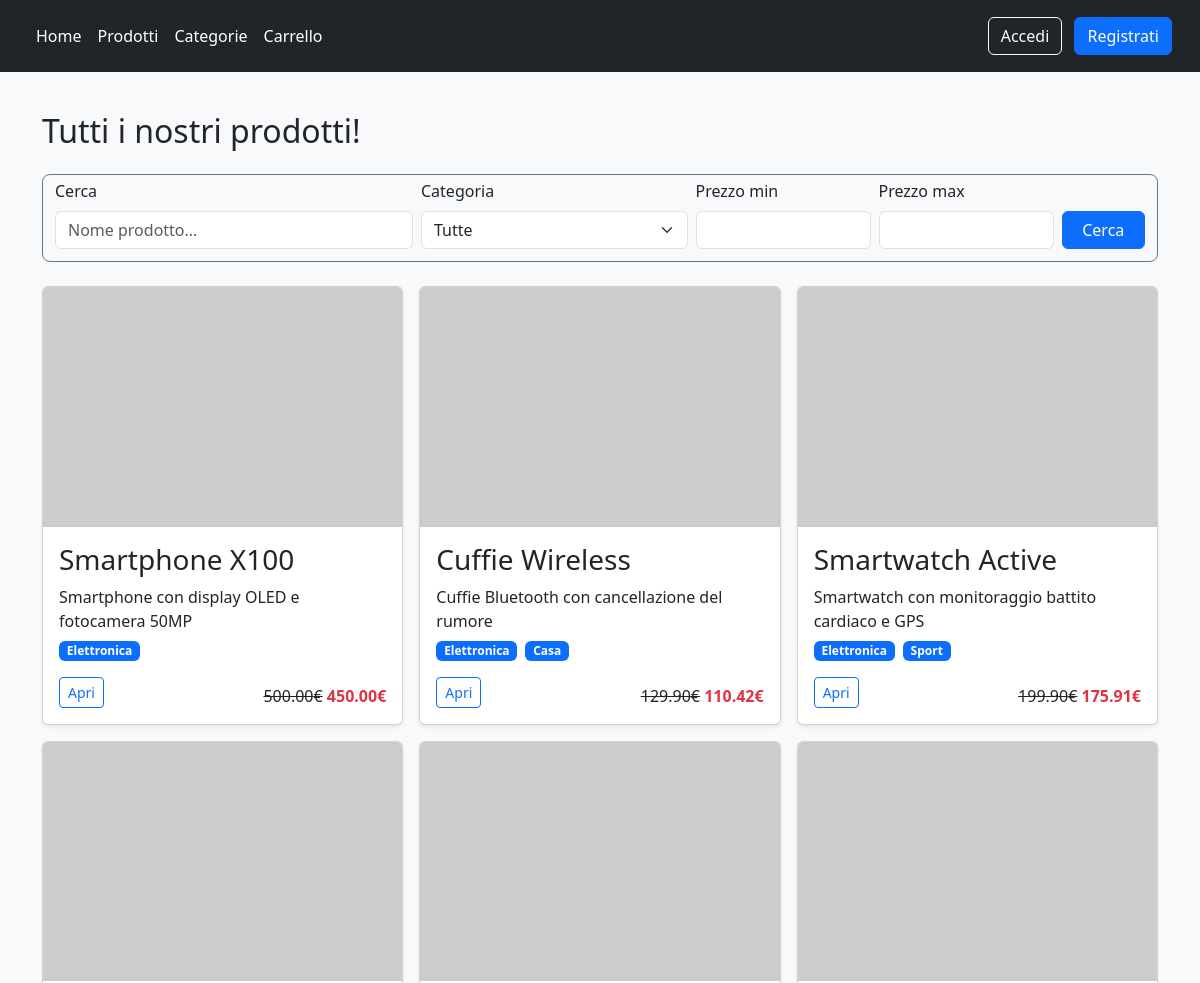
Before: /products/ (upper part) with the older database file.
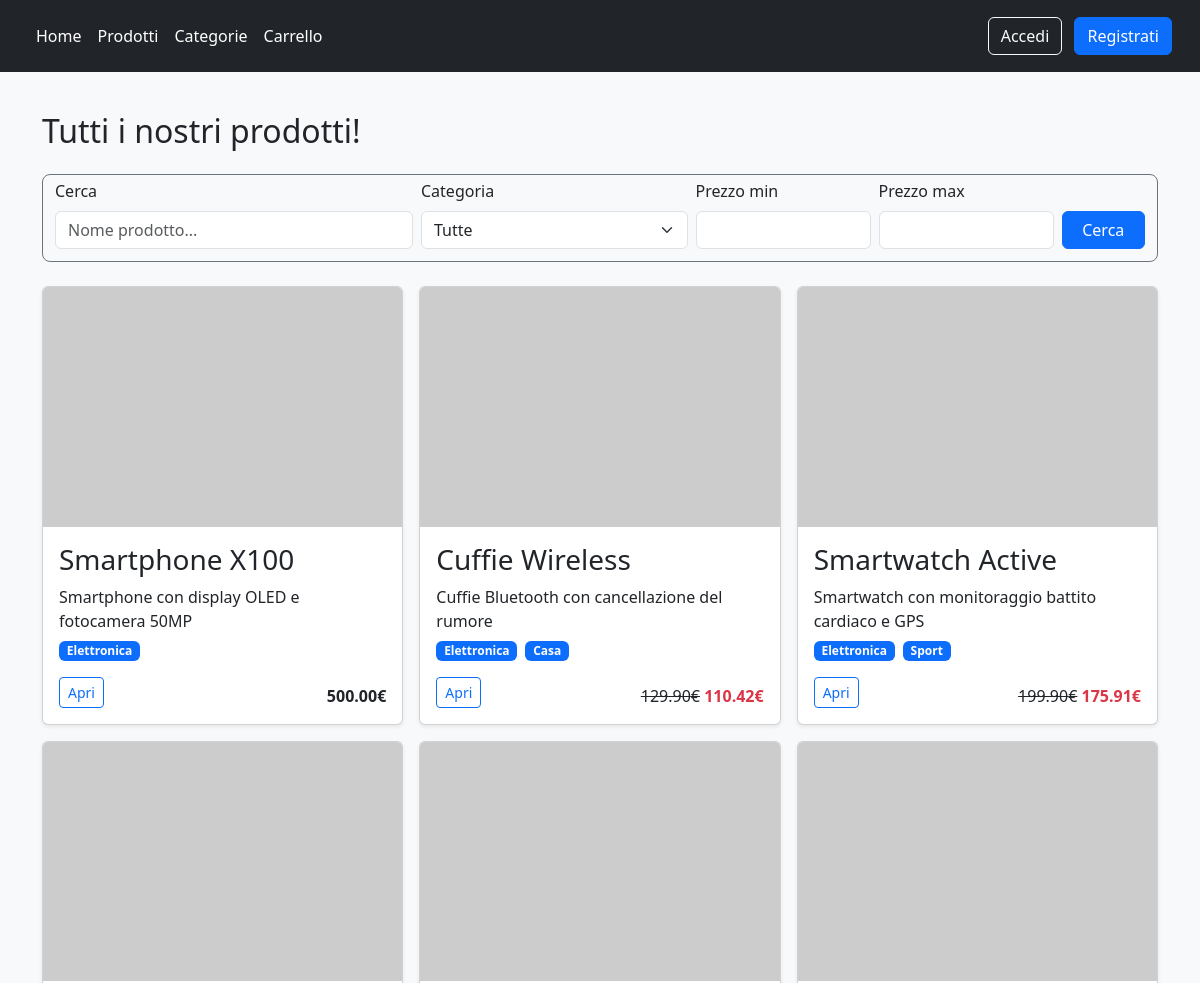
After: the same page with the newer database file.
### products/models.py (models this page shows, shortened)
class Product(models.Model):
    name = models.CharField(max_length=50, blank=False, null=False)
    description = models.CharField(max_length=255, blank = True)
    price = models.DecimalField(max_digits=10, decimal_places=2, validators=[MinValueValidator(0)])
    stock = models.IntegerField(validators=[MinValueValidator(0)])
    discount = models.DecimalField(max_digits=5, decimal_places=2, default=0, validators=[MaxValueValidator(100), MinValueValidator(0)])
    categories = models.ManyToManyField(Tag)
    slug = models.SlugField(blank=True, unique=True)
    def final_price(self):
        return self.price * (1 - self.discount/100)

### products/views.py (the view)
# urls.py: path("", ProductListView.as_view(), name="product_list"),
class ProductListView(ListView):
    model = Product
    template_name = "product.html"
    context_object_name = "products"
    def get_context_data(self, **kwargs):
        context = super().get_context_data(**kwargs)
        context["categories"] = Tag.objects.all()
        return context
    def get_queryset(self):
        products = Product.objects.all()
        name = self.request.GET.get("name")
        if name:
            products = products.filter( Q(name__icontains=name) | Q(description__icontains=name))
        category = self.request.GET.get("category")
        if category:
            products = products.filter(categories__id=category)
        min_price = self.request.GET.get("min_price")
        if min_price:
            products = products.filter(price__gte=min_price)
        max_price = self.request.GET.get("max_price")
        if max_price:
            products = products.filter(price__lte=max_price)
        return products.distinct()

### templates/product.html (shortened to what this page needs)
{% extends 'base.html' %}
{% block content %}
<div class="album py-3">
    <div class="container">
        <h2 class="mb-4">Tutti i nostri prodotti!</h2>
        <form method="get" class="mb-4 p-1 rounded-3 border border-secondary">
            <div class="row g-2 align-items-end p-2 pt-0">
                <div class="col-md-4">
                    <label class="form-label">Cerca</label>
                    <input type="text" name="name" class="form-control" placeholder="Nome prodotto..." value="{{ request.GET.q }}">
                </div>
                <div class="col-md-3">
                    <label class="form-label">Categoria</label>
                    <select name="category" class="form-select">
                        <option value="">Tutte</option>
                    </select>
                </div>
                <div class="col-md-2">
                    <label class="form-label">Prezzo min</label>
                    <input type="number" step="0.01"name="min_price" class="form-control" value="{{ request.GET.min_price }}" >
                </div>
                <div class="col-md-2">
                    <label class="form-label">Prezzo max</label>
                    <input type="number" step="0.01"name="max_price" class="form-control" value="{{ request.GET.max_price }}" >
                </div>
                <div class="col-md-1 d-grid">
                    <button class="btn btn-primary">
                        Cerca
                    </button>
                </div>
            </div>
        </form>
        <div class="row g-3">
            {% for product in products %}
            <div class = "col-md-6 col-lg-4">
                {% include "includes/product_card.html" with show_actions=True %}
            </div>
            {% empty %}
            <div class="alert alert-info text-center shadow-sm">
                Nessun Risultato!
            </div>
            {% endfor %}
        </div>
    </div>
</div>
{% endblock content %}

### templates/includes/product_card.html (shortened to what this page needs)
<div class="card shadow-sm h-100">
    <img src="https://placehold.co/600x400?text=." class="card-img-top">
    <div class="card-body d-flex flex-column">
        <h3>{{ product.name }}</h3>
        <p class="mb-0">{{ product.description }}</p>
        <div class="mt-auto">
            <div class="d-flex mb-3 mt-2 gap-2 flex-wrap">
                {% for category in product.categories.all %}
                    <a href="{% url "tag_detail" category.slug %}" class="badge text-bg-primary text-decoration-none">
                        {{ category.name }}
                    </a>
                {% endfor %}
            </div>
            <div class="d-flex justify-content-between align-items-center flex-wrap">
                <div class="btn-group">
                    <a href="{% url "product_detail" product.pk product.slug  %}" class="btn btn-sm btn-outline-primary">Apri</a>
                </div>
                {% if product.discount and  product.stock %}
                <p class="mb-0 mt-auto">
                    <s>{{ product.price }}€</s>
                    <strong class="text-danger">
                        {{ product.final_price|floatformat:2 }}€
                    </strong>
                </p>
                {% elif not product.discount and product.stock %}
                <strong class="mb-0 mt-auto">{{ product.price }}€</strong>
                {% else %}
                <span class="badge text-bg-danger">Esaurito</span>
                {% endif %}
            </div>
        </div>
    </div>
</div>

Changed rows visible on the page:
changed Product "Smartphone X100": discount 10 → 0 (drawn); final_price "450.00" → (not shown)
